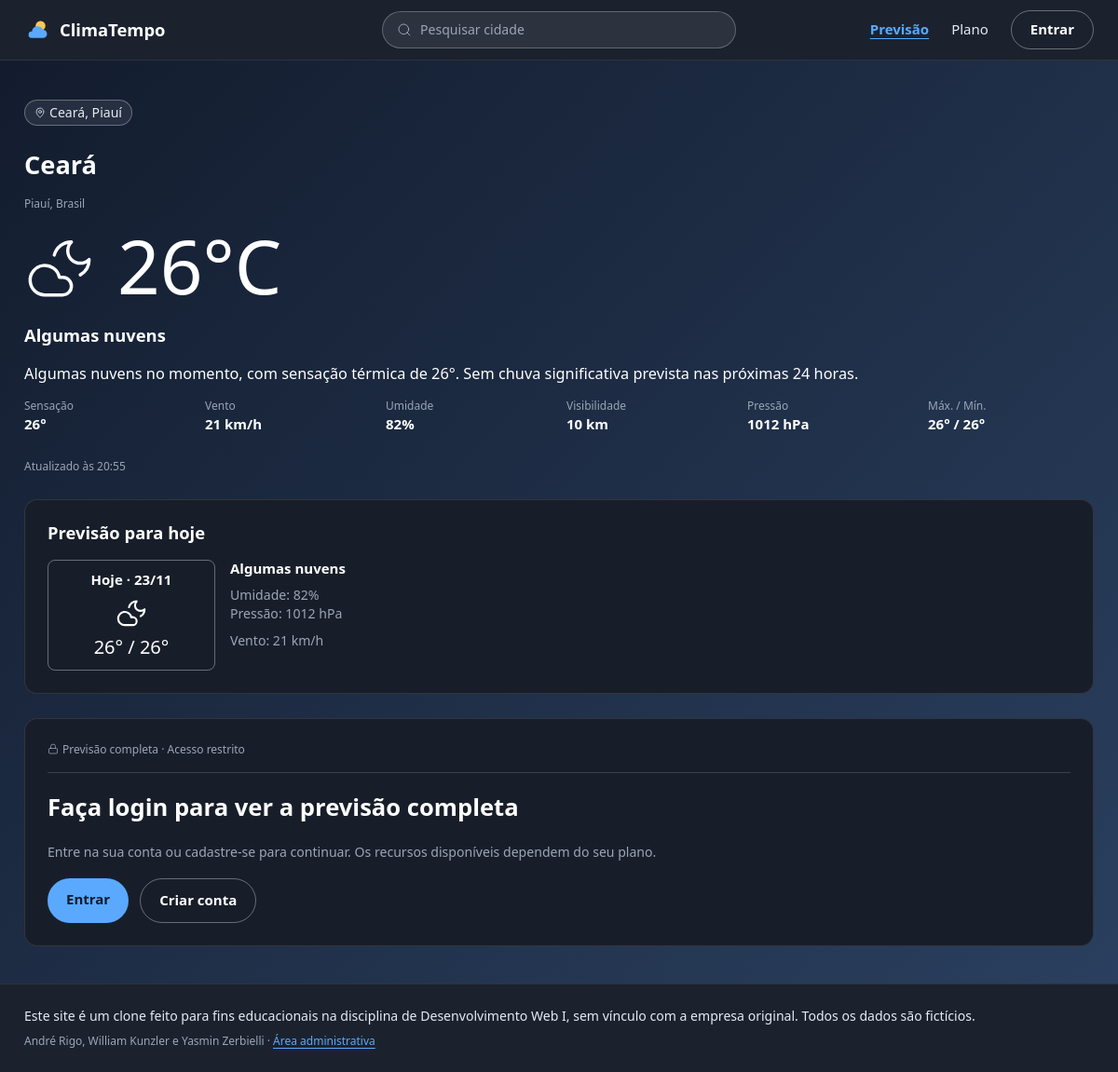
Page /pages/preview.php on the committed database.
### tables this page shows
CREATE TABLE cidades (
    id INT AUTO_INCREMENT PRIMARY KEY,
    nome VARCHAR(60) NOT NULL,
    estado VARCHAR(60) NOT NULL,
    pais VARCHAR(60) NOT NULL,
    temperatura INT NOT NULL,
    sensacao INT NOT NULL,
    maxima INT NOT NULL,
    minima INT NOT NULL,
    condicao VARCHAR(60) NOT NULL,
    icone VARCHAR(30) NOT NULL,
    umidade INT NOT NULL,
    vento INT NOT NULL,
    pressao INT NOT NULL,
    visibilidade INT NOT NULL,
    descricao VARCHAR(500) NOT NULL DEFAULT '',
    atualizado_em DATETIME NOT NULL DEFAULT CURRENT_TIMESTAMP ON UPDATE CURRENT_TIMESTAMP
);

### includes/conexao.php (called while the page is built)
<?php
function conexao()
{
    static $pdo = null;
    if ($pdo == null) {
        try {
            $pdo = new PDO('mysql:host=' . DB_HOST . ';dbname=' . DB_NOME . ';charset=utf8mb4', DB_USUARIO, DB_SENHA);
            $pdo->setAttribute(PDO::ATTR_ERRMODE, PDO::ERRMODE_EXCEPTION);
            $pdo->setAttribute(PDO::ATTR_DEFAULT_FETCH_MODE, PDO::FETCH_ASSOC);
        } catch (PDOException $erro) {
            die('Erro ao conectar com o banco de dados.');
        }
    }
    return $pdo;
}

### includes/dados.php (called while the page is built, shortened)
<?php
function primeiraCidade()
{
    $sql = conexao()->query('SELECT * FROM cidades ORDER BY nome LIMIT 1');
    return $sql->fetch();
}

### includes/funcoes.php (called while the page is built, shortened)
<?php
function e($texto)
{
    return htmlspecialchars((string) $texto, ENT_QUOTES, 'UTF-8');
}

### public/pages/preview.php (the view, shortened to what this page needs)
<?php
if (isset($_GET['id'])) {
    $cidade = buscarCidade($_GET['id']);
} else {
    $cidade = primeiraCidade();
}
require __DIR__ . '/../../includes/header.php';
?>
    <main class="container previsao">
        <section class="clima-atual">
            <span class="local">
                <i data-lucide="map-pin" aria-hidden="true"></i>
                <?= e($cidade['nome']) ?>, <?= e($cidade['estado']) ?>
            </span>
            <h1 class="clima-cidade"><?= e($cidade['nome']) ?></h1>
            <p class="texto-auxiliar-sm"><?= e($cidade['estado']) ?>, <?= e($cidade['pais']) ?></p>
            <div class="clima-temperatura">
                <i data-lucide="<?= e($cidade['icone']) ?>" class="icone-clima-grande" aria-hidden="true"></i>
                <span class="texto-temperatura"><?= e($cidade['temperatura']) ?>°C</span>
            </div>
            <h2 class="clima-condicao"><?= e($cidade['condicao']) ?></h2>
            <p class="texto-descricao"><?= e($cidade['descricao']) ?></p>
            <dl class="metricas">
                <div>
                    <dt class="texto-auxiliar-sm">Sensação</dt>
                    <dd><?= e($cidade['sensacao']) ?>°</dd>
                </div>
                <div>
                    <dt class="texto-auxiliar-sm">Vento</dt>
                    <dd><?= e($cidade['vento']) ?> km/h</dd>
                </div>
                <div>
                    <dt class="texto-auxiliar-sm">Umidade</dt>
                    <dd><?= e($cidade['umidade']) ?>%</dd>
                </div>
                <div>
                    <dt class="texto-auxiliar-sm">Visibilidade</dt>
                    <dd><?= e($cidade['visibilidade']) ?> km</dd>
                </div>
                <div>
                    <dt class="texto-auxiliar-sm">Pressão</dt>
                    <dd><?= e($cidade['pressao']) ?> hPa</dd>
                </div>
                <div>
                    <dt class="texto-auxiliar-sm">Máx. / Mín.</dt>
                    <dd><?= e($cidade['maxima']) ?>° / <?= e($cidade['minima']) ?>°</dd>
                </div>
            </dl>
            <p class="texto-auxiliar-sm">Atualizado às <?= date('H:i', strtotime($cidade['atualizado_em'])) ?></p>
        </section>
        <section class="painel">
            <h2 class="texto-titulo-secao">Previsão para hoje</h2>
            <div class="previsao-hoje">
                <div class="dia">
                    <strong>Hoje · <?= date('d/m') ?></strong>
                    <i data-lucide="<?= e($cidade['icone']) ?>" aria-hidden="true"></i>
                    <span class="dia-temperatura"><?= e($cidade['maxima']) ?>° / <?= e($cidade['minima']) ?>°</span>
                </div>
                <div class="dia-detalhes">
                    <h3><?= e($cidade['condicao']) ?></h3>
                    <p class="texto-auxiliar">Umidade: <?= e($cidade['umidade']) ?>%</p>
                    <p class="texto-auxiliar">Pressão: <?= e($cidade['pressao']) ?> hPa</p>
                    <p class="texto-auxiliar dia-vento">Vento: <?= e($cidade['vento']) ?> km/h</p>
                </div>
            </div>
        </section>
        <section class="painel painel-restrito">
            <p class="restrito-topo texto-auxiliar-sm">
                <i data-lucide="lock" aria-hidden="true"></i>
                Previsão completa · Acesso restrito
            </p>
            <?php if (isset($_SESSION['usuario_id'])): ?>
                <h2 class="restrito-titulo">Sua previsão completa está liberada</h2>
                <p class="texto-auxiliar">Veja os detalhes, os próximos dias e salve <?= e($cidade['nome']) ?> nas suas favoritas.</p>
                <div class="restrito-botoes">
                    <a href="principal.php?id=<?= $cidade['id'] ?>" class="botao-primario">Ver previsão completa</a>
                </div>
            <?php else: ?>
                <h2 class="restrito-titulo">Faça login para ver a previsão completa</h2>
                <p class="texto-auxiliar">Entre na sua conta ou cadastre-se para continuar. Os recursos disponíveis dependem do seu plano.</p>
                <div class="restrito-botoes">
                    <a href="login.php" class="botao-primario">Entrar</a>
                    <a href="cadastro.php" class="botao-contorno">Criar conta</a>
                </div>
            <?php endif; ?>
        </section>
    </main>
<?php require __DIR__ . '/../../includes/footer.php'; ?>

### public/assets/css/style.css (style rules this page uses)
:root { --cor-fundo-inicial: #121B2C; --cor-fundo-final: #2B4161; --cor-superficie-elevada: #1B222E; --cor-superficie-card: #181E29; --gradiente-fundo: linear-gradient(135deg, var(--cor-fundo-inicial), var(--cor-fundo-final)); --cor-texto-principal: #E6EBF2; --cor-texto-destaque: #FFFFFF; --cor-texto-secundario: #9AA6B6; --cor-erro: #F28B82; --cor-destaque: #5AA9FF; --cor-precipitacao: #2F7FD8; --cor-temperatura: #F39C33; --cor-sensacao-termica: #8E7CF0; --cor-qualidade-ar: #2ECC71; --fonte-base: "Segoe UI", system-ui, sans-serif; --peso-light: 300; --peso-regular: 400; --peso-semibold: 600; --peso-bold: 700; --fs-temperatura: 5rem; --fs-metricas: 1.8rem; --fs-titulo-cidade: 1.7rem; --fs-condicao: 1.25rem; --fs-titulo-secao: 1.15rem; --fs-marca: 1.15rem; --fs-descricao: 1.019rem; --fs-corpo: 0.9375rem; --fs-auxiliar-lg: 0.881rem; --fs-auxiliar-sm: 0.75rem; --lh-temperatura: 1; --lh-compacta: 1.2; --lh-padrao: 1.45; }
*, *::before, *::after { margin: 0; padding: 0; box-sizing: border-box; }
body { min-height: 100vh; display: flex; flex-direction: column; font-family: var(--fonte-base); font-size: var(--fs-corpo); font-weight: var(--peso-regular); line-height: var(--lh-padrao); color: var(--cor-texto-principal); background: var(--cor-fundo-inicial) var(--gradiente-fundo) fixed; }
h1, h2, h3 { color: var(--cor-texto-destaque); font-weight: var(--peso-semibold); line-height: var(--lh-compacta); }
h1 { font-size: var(--fs-titulo-cidade); }
h2 { font-size: var(--fs-titulo-secao); }
.texto-temperatura { font-size: var(--fs-temperatura); font-weight: var(--peso-light); line-height: var(--lh-temperatura); }
.texto-titulo-secao { font-size: var(--fs-titulo-secao); font-weight: var(--peso-semibold); line-height: var(--lh-compacta); }
.texto-descricao { font-size: var(--fs-descricao); font-weight: var(--peso-regular); line-height: var(--lh-padrao); }
.texto-auxiliar { font-size: var(--fs-auxiliar-lg); font-weight: var(--peso-regular); line-height: var(--lh-padrao); color: var(--cor-texto-secundario); }
.texto-auxiliar-sm { font-size: var(--fs-auxiliar-sm); font-weight: var(--peso-regular); line-height: var(--lh-padrao); color: var(--cor-texto-secundario); }
a { color: inherit; text-decoration: none; }
svg { fill: none; stroke: currentColor; stroke-width: 1.5; stroke-linecap: round; stroke-linejoin: round; }
.container { width: 100%; max-width: 1180px; margin: 0 auto; padding: 0 16px; }
.botao-primario { display: inline-block; padding: 10px 20px; border-radius: 999px; background: var(--cor-destaque); color: var(--cor-fundo-inicial); font-weight: var(--peso-semibold); transition: filter 0.2s; }
.botao-contorno { padding: 9px 20px; border: 1px solid rgba(255, 255, 255, 0.35); border-radius: 999px; color: var(--cor-texto-destaque); font-weight: var(--peso-semibold); transition: background 0.2s; }
main { flex: 1; width: 100%; margin-bottom: 40px; }

### rows in the picture
cidades: nome "Ceará", estado "Piauí", pais "Brasil", temperatura "26", condicao "Algumas nuvens", descricao "Algumas nuvens no momento, com sensação térmica de 26°. Sem chuva significativa prevista nas próximas 24 horas.", sensacao "26", vento "21", umidade "82", visibilidade "10", pressao "1012", maxima "26", minima "26", atualizado_em "20:55"
